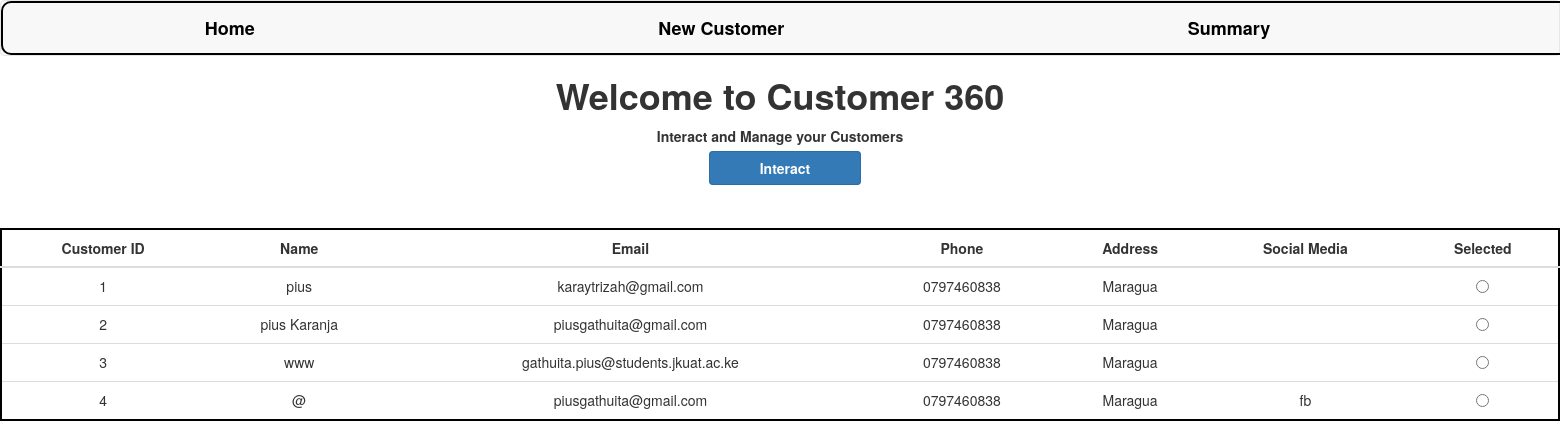
The page / on the database its author committed.
### customer360/models.py (models this page shows, shortened)
class Customer(models.Model):
    id = models.AutoField(primary_key=True)
    name = models.CharField(max_length=100)
    email = models.EmailField(max_length=100)
    phone = models.CharField(max_length=20)
    address = models.CharField(max_length=200)
    social_media = models.CharField(max_length=100, blank=True)

### customer360/views.py (the view)
# urls.py: path('',views.index,name="index"),
def index(request):
    customers = Customer.objects.all()
    context = {"customers":customers}
    return render(request,"index.html",context=context)

### customer360/templates/index.html (shortened to what this page needs)
{% extends 'base.html' %}
{% load static %}
{% block content %}
<html>
    <head>
    </head>
    <body>
        <h1>Welcome to Customer 360</h1>
        <p>Interact and Manage your Customers</p>
        <a class="btn btn-primary" style="font-weight:bold; display:inline" onclick="set_customer()">Interact</a>
        <table class="table">
            <thead>
                <tr>
                    <th>Customer ID</th>
                    <th>Name</th>
                    <th>Email</th>
                    <th>Phone</th>
                    <th>Address</th>
                    <th>Social Media</th>
                    <th>Selected</th>
                </tr>
            </thead>
            <tbody>
                {% for customer in customers %}
                    <tr>
                        <td>{{customer.id }}</td>
                        <td>{{customer.name }}</td>
                        <td>{{customer.email }}</td>
                        <td>{{customer.phone }}</td>
                        <td>{{customer.address }}</td>
                        <td>{{customer.social_media }}</td>
                        <td>
                            <input type="radio" name="selected_customers" value="{{ customer.id }}">
                        </td>
                    </tr>
                {% endfor %}
            </tbody>
        </table>
    </body>
</html>
{% endblock content %}

### customer360/templates/base.html (shortened to what this page needs)
{% load static %}
<!DOCTYPE html>
<html>
    <head>
        <link rel="stylesheet" href="https://maxcdn.bootstrapcdn.com/bootstrap/3.4.1/css/bootstrap.min.css">
        <link rel="stylesheet" href="{% static 'css/main.css' %}">
    </head>
    <body>
        <nav class="navbar navbar-default">
                <ul class="nav navbar-nav">
                    <li>
                        <a style="color:black;" href="/">Home</a>
                    </li>
                    <li>
                        <a  style="color:black;" href="/create">New Customer</a>
                    </li>
                    <li>
                        <a style="color:black;" href="/summary">Summary</a>
                    </li>
                </ul>
        </nav>
        {% block content %}
        {% endblock %}
    </body>
</html>

### static/css/main.css (style rules this page uses)
body { text-align: center; margin: auto; }
h1,p { font-weight: bold; }
table { margin: auto; border: 2px solid #000000; margin-top: 50px; border-radius: 15px; background-color: white; text-align: center; }
th { text-align: center; }
.nav { width: 200%; border: 2px solid black; border-radius: 10px; }
.nav li { margin-right: 6%; margin-left: 6%; font-size: large; font-weight: bold; }
.btn { display: flex; margin-top: 10px; margin-bottom: 10px; padding-left: 50px; padding-right: 50px; text-align: left; margin-left: 10px; }

### rows shown on the page
Customer: id "1", name "pius", email "karaytrizah@gmail.com", phone "0797460838", address "Maragua"
Customer: id "2", name "pius Karanja", email "piusgathuita@gmail.com", phone "0797460838", address "Maragua"
Customer: id "3", name "www", email "gathuita.pius@students.jkuat.ac.ke", phone "0797460838", address "Maragua"
Customer: id "4", name "@", email "piusgathuita@gmail.com", phone "0797460838", address "Maragua", social_media "fb"
